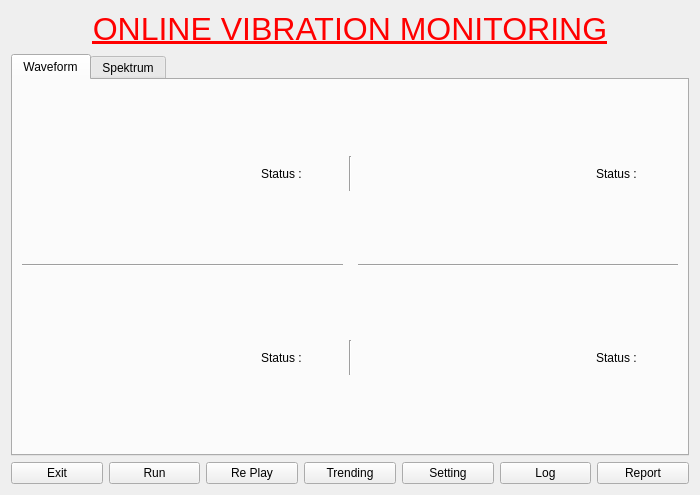
<?xml version="1.0" encoding="UTF-8"?>
<ui version="4.0">
 <class>FrontPage</class>
 <widget class="QWidget" name="FrontPage">
  <property name="geometry">
   <rect>
    <x>0</x>
    <y>0</y>
    <width>700</width>
    <height>495</height>
   </rect>
  </property>
  <property name="windowTitle">
   <string>Form</string>
  </property>
  <layout class="QGridLayout" name="gridLayout">
   <item row="0" column="0" colspan="7">
    <widget class="QLabel" name="label">
     <property name="text">
      <string>&lt;!DOCTYPE HTML PUBLIC &quot;-//W3C//DTD HTML 4.0//EN&quot; &quot;http://www.w3.org/TR/REC-html40/strict.dtd&quot;&gt;
&lt;html&gt;&lt;head&gt;&lt;meta name=&quot;qrichtext&quot; content=&quot;1&quot; /&gt;&lt;style type=&quot;text/css&quot;&gt;
p, li { white-space: pre-wrap; }
&lt;/style&gt;&lt;/head&gt;&lt;body style=&quot; font-family:'Sans Serif'; font-size:9pt; font-weight:400; font-style:normal;&quot;&gt;
&lt;p align=&quot;center&quot; style=&quot; margin-top:0px; margin-bottom:0px; margin-left:0px; margin-right:0px; -qt-block-indent:0; text-indent:0px;&quot;&gt;&lt;span style=&quot; font-size:24pt; text-decoration: underline; color:#ff0000;&quot;&gt;ONLINE VIBRATION MONITORING&lt;/span&gt;&lt;/p&gt;&lt;/body&gt;&lt;/html&gt;</string>
     </property>
    </widget>
   </item>
   <item row="1" column="0" colspan="7">
    <widget class="QTabWidget" name="tabWidget">
     <property name="currentIndex">
      <number>0</number>
     </property>
     <widget class="QWidget" name="tab">
      <attribute name="title">
       <string>Waveform</string>
      </attribute>
      <layout class="QGridLayout" name="gridLayout_2">
       <item row="0" column="0">
        <layout class="QVBoxLayout" name="VL1">
         <item>
          <layout class="QHBoxLayout" name="alarm_layout1">
           <item>
            <spacer name="horizontalSpacer">
             <property name="orientation">
              <enum>Qt::Horizontal</enum>
             </property>
             <property name="sizeHint" stdset="0">
              <size>
               <width>40</width>
               <height>20</height>
              </size>
             </property>
            </spacer>
           </item>
           <item>
            <widget class="QLabel" name="label_2">
             <property name="text">
              <string>Status :</string>
             </property>
            </widget>
           </item>
           <item>
            <widget class="QLabel" name="alarm_1">
             <property name="minimumSize">
              <size>
               <width>35</width>
               <height>35</height>
              </size>
             </property>
             <property name="maximumSize">
              <size>
               <width>35</width>
               <height>35</height>
              </size>
             </property>
             <property name="text">
              <string/>
             </property>
             <property name="pixmap">
              <pixmap resource="../icon.qrc">:/icon/alarm.png</pixmap>
             </property>
             <property name="scaledContents">
              <bool>true</bool>
             </property>
             <property name="alignment">
              <set>Qt::AlignCenter</set>
             </property>
            </widget>
           </item>
          </layout>
         </item>
        </layout>
       </item>
       <item row="0" column="2">
        <layout class="QVBoxLayout" name="VL2">
         <item>
          <layout class="QHBoxLayout" name="alarm_layout2">
           <item>
            <spacer name="horizontalSpacer_2">
             <property name="orientation">
              <enum>Qt::Horizontal</enum>
             </property>
             <property name="sizeHint" stdset="0">
              <size>
               <width>40</width>
               <height>20</height>
              </size>
             </property>
            </spacer>
           </item>
           <item>
            <widget class="QLabel" name="label_3">
             <property name="text">
              <string>Status :</string>
             </property>
            </widget>
           </item>
           <item>
            <widget class="QLabel" name="alarm_2">
             <property name="minimumSize">
              <size>
               <width>35</width>
               <height>35</height>
              </size>
             </property>
             <property name="maximumSize">
              <size>
               <width>35</width>
               <height>35</height>
              </size>
             </property>
             <property name="text">
              <string/>
             </property>
             <property name="pixmap">
              <pixmap resource="../icon.qrc">:/icon/alarm.png</pixmap>
             </property>
             <property name="scaledContents">
              <bool>true</bool>
             </property>
             <property name="alignment">
              <set>Qt::AlignCenter</set>
             </property>
            </widget>
           </item>
          </layout>
         </item>
        </layout>
       </item>
       <item row="2" column="0">
        <layout class="QVBoxLayout" name="VL3">
         <item>
          <layout class="QHBoxLayout" name="alarm_layout3">
           <item>
            <spacer name="horizontalSpacer_3">
             <property name="orientation">
              <enum>Qt::Horizontal</enum>
             </property>
             <property name="sizeHint" stdset="0">
              <size>
               <width>40</width>
               <height>20</height>
              </size>
             </property>
            </spacer>
           </item>
           <item>
            <widget class="QLabel" name="label_4">
             <property name="text">
              <string>Status :</string>
             </property>
            </widget>
           </item>
           <item>
            <widget class="QLabel" name="alarm_3">
             <property name="minimumSize">
              <size>
               <width>35</width>
               <height>35</height>
              </size>
             </property>
             <property name="maximumSize">
              <size>
               <width>35</width>
               <height>35</height>
              </size>
             </property>
             <property name="text">
              <string/>
             </property>
             <property name="pixmap">
              <pixmap resource="../icon.qrc">:/icon/alarm.png</pixmap>
             </property>
             <property name="scaledContents">
              <bool>true</bool>
             </property>
             <property name="alignment">
              <set>Qt::AlignCenter</set>
             </property>
            </widget>
           </item>
          </layout>
         </item>
        </layout>
       </item>
       <item row="2" column="2">
        <layout class="QVBoxLayout" name="VL4">
         <item>
          <layout class="QHBoxLayout" name="alarm_layout4">
           <item>
            <spacer name="horizontalSpacer_4">
             <property name="orientation">
              <enum>Qt::Horizontal</enum>
             </property>
             <property name="sizeHint" stdset="0">
              <size>
               <width>40</width>
               <height>20</height>
              </size>
             </property>
            </spacer>
           </item>
           <item>
            <widget class="QLabel" name="label_5">
             <property name="text">
              <string>Status :</string>
             </property>
            </widget>
           </item>
           <item>
            <widget class="QLabel" name="alarm_4">
             <property name="minimumSize">
              <size>
               <width>35</width>
               <height>35</height>
              </size>
             </property>
             <property name="maximumSize">
              <size>
               <width>35</width>
               <height>35</height>
              </size>
             </property>
             <property name="text">
              <string/>
             </property>
             <property name="pixmap">
              <pixmap resource="../icon.qrc">:/icon/alarm.png</pixmap>
             </property>
             <property name="scaledContents">
              <bool>true</bool>
             </property>
             <property name="alignment">
              <set>Qt::AlignCenter</set>
             </property>
            </widget>
           </item>
          </layout>
         </item>
        </layout>
       </item>
       <item row="2" column="1">
        <widget class="Line" name="line">
         <property name="orientation">
          <enum>Qt::Vertical</enum>
         </property>
        </widget>
       </item>
       <item row="0" column="1">
        <widget class="Line" name="line_2">
         <property name="orientation">
          <enum>Qt::Vertical</enum>
         </property>
        </widget>
       </item>
       <item row="1" column="0">
        <widget class="Line" name="line_3">
         <property name="orientation">
          <enum>Qt::Horizontal</enum>
         </property>
        </widget>
       </item>
       <item row="1" column="2">
        <widget class="Line" name="line_4">
         <property name="orientation">
          <enum>Qt::Horizontal</enum>
         </property>
        </widget>
       </item>
      </layout>
     </widget>
     <widget class="QWidget" name="tab_2">
      <attribute name="title">
       <string>Spektrum</string>
      </attribute>
      <layout class="QGridLayout" name="gridLayout_3">
       <item row="2" column="0">
        <layout class="QVBoxLayout" name="VL7">
         <item>
          <layout class="QHBoxLayout" name="alarm_layout5">
           <item>
            <spacer name="horizontalSpacer_7">
             <property name="orientation">
              <enum>Qt::Horizontal</enum>
             </property>
             <property name="sizeHint" stdset="0">
              <size>
               <width>40</width>
               <height>20</height>
              </size>
             </property>
            </spacer>
           </item>
           <item>
            <widget class="QLabel" name="label_7">
             <property name="text">
              <string>Status :</string>
             </property>
            </widget>
           </item>
           <item>
            <widget class="QLabel" name="alarm_7">
             <property name="minimumSize">
              <size>
               <width>35</width>
               <height>35</height>
              </size>
             </property>
             <property name="maximumSize">
              <size>
               <width>35</width>
               <height>35</height>
              </size>
             </property>
             <property name="text">
              <string/>
             </property>
             <property name="pixmap">
              <pixmap resource="../icon.qrc">:/icon/alarm.png</pixmap>
             </property>
             <property name="scaledContents">
              <bool>true</bool>
             </property>
             <property name="alignment">
              <set>Qt::AlignCenter</set>
             </property>
            </widget>
           </item>
          </layout>
         </item>
        </layout>
       </item>
       <item row="0" column="2">
        <layout class="QVBoxLayout" name="VL6">
         <item>
          <layout class="QHBoxLayout" name="alarm_layout8">
           <item>
            <spacer name="horizontalSpacer_6">
             <property name="orientation">
              <enum>Qt::Horizontal</enum>
             </property>
             <property name="sizeHint" stdset="0">
              <size>
               <width>40</width>
               <height>20</height>
              </size>
             </property>
            </spacer>
           </item>
           <item>
            <widget class="QLabel" name="label_9">
             <property name="text">
              <string>Status :</string>
             </property>
            </widget>
           </item>
           <item>
            <widget class="QLabel" name="alarm_6">
             <property name="minimumSize">
              <size>
               <width>35</width>
               <height>35</height>
              </size>
             </property>
             <property name="maximumSize">
              <size>
               <width>35</width>
               <height>35</height>
              </size>
             </property>
             <property name="text">
              <string/>
             </property>
             <property name="pixmap">
              <pixmap resource="../icon.qrc">:/icon/alarm.png</pixmap>
             </property>
             <property name="scaledContents">
              <bool>true</bool>
             </property>
             <property name="alignment">
              <set>Qt::AlignCenter</set>
             </property>
            </widget>
           </item>
          </layout>
         </item>
        </layout>
       </item>
       <item row="2" column="2">
        <layout class="QVBoxLayout" name="VL8">
         <item>
          <layout class="QHBoxLayout" name="alarm_layout6">
           <item>
            <spacer name="horizontalSpacer_8">
             <property name="orientation">
              <enum>Qt::Horizontal</enum>
             </property>
             <property name="sizeHint" stdset="0">
              <size>
               <width>40</width>
               <height>20</height>
              </size>
             </property>
            </spacer>
           </item>
           <item>
            <widget class="QLabel" name="label_8">
             <property name="text">
              <string>Status :</string>
             </property>
            </widget>
           </item>
           <item>
            <widget class="QLabel" name="alarm_8">
             <property name="minimumSize">
              <size>
               <width>35</width>
               <height>35</height>
              </size>
             </property>
             <property name="maximumSize">
              <size>
               <width>35</width>
               <height>35</height>
              </size>
             </property>
             <property name="text">
              <string/>
             </property>
             <property name="pixmap">
              <pixmap resource="../icon.qrc">:/icon/alarm.png</pixmap>
             </property>
             <property name="scaledContents">
              <bool>true</bool>
             </property>
             <property name="alignment">
              <set>Qt::AlignCenter</set>
             </property>
            </widget>
           </item>
          </layout>
         </item>
        </layout>
       </item>
       <item row="0" column="0">
        <layout class="QVBoxLayout" name="VL5">
         <item>
          <layout class="QHBoxLayout" name="alarm_layout7">
           <item>
            <spacer name="horizontalSpacer_5">
             <property name="orientation">
              <enum>Qt::Horizontal</enum>
             </property>
             <property name="sizeHint" stdset="0">
              <size>
               <width>40</width>
               <height>20</height>
              </size>
             </property>
            </spacer>
           </item>
           <item>
            <widget class="QLabel" name="label_6">
             <property name="text">
              <string>Status :</string>
             </property>
            </widget>
           </item>
           <item>
            <widget class="QLabel" name="alarm_5">
             <property name="minimumSize">
              <size>
               <width>35</width>
               <height>35</height>
              </size>
             </property>
             <property name="maximumSize">
              <size>
               <width>35</width>
               <height>35</height>
              </size>
             </property>
             <property name="text">
              <string/>
             </property>
             <property name="pixmap">
              <pixmap resource="../icon.qrc">:/icon/alarm.png</pixmap>
             </property>
             <property name="scaledContents">
              <bool>true</bool>
             </property>
             <property name="alignment">
              <set>Qt::AlignCenter</set>
             </property>
            </widget>
           </item>
          </layout>
         </item>
        </layout>
       </item>
       <item row="1" column="0">
        <widget class="Line" name="line_5">
         <property name="orientation">
          <enum>Qt::Horizontal</enum>
         </property>
        </widget>
       </item>
       <item row="1" column="2">
        <widget class="Line" name="line_6">
         <property name="orientation">
          <enum>Qt::Horizontal</enum>
         </property>
        </widget>
       </item>
       <item row="0" column="1">
        <widget class="Line" name="line_7">
         <property name="orientation">
          <enum>Qt::Vertical</enum>
         </property>
        </widget>
       </item>
       <item row="2" column="1">
        <widget class="Line" name="line_8">
         <property name="orientation">
          <enum>Qt::Vertical</enum>
         </property>
        </widget>
       </item>
      </layout>
     </widget>
    </widget>
   </item>
   <item row="2" column="0">
    <widget class="QPushButton" name="pb_exit">
     <property name="text">
      <string>Exit</string>
     </property>
    </widget>
   </item>
   <item row="2" column="1">
    <widget class="QPushButton" name="pb_run">
     <property name="text">
      <string>Run</string>
     </property>
    </widget>
   </item>
   <item row="2" column="2">
    <widget class="QPushButton" name="pb_replay">
     <property name="text">
      <string>Re Play</string>
     </property>
    </widget>
   </item>
   <item row="2" column="3">
    <widget class="QPushButton" name="pb_trend">
     <property name="text">
      <string>Trending</string>
     </property>
    </widget>
   </item>
   <item row="2" column="4">
    <widget class="QPushButton" name="pb_setting">
     <property name="text">
      <string>Setting</string>
     </property>
    </widget>
   </item>
   <item row="2" column="5">
    <widget class="QPushButton" name="pb_log">
     <property name="text">
      <string>Log</string>
     </property>
    </widget>
   </item>
   <item row="2" column="6">
    <widget class="QPushButton" name="pb_report">
     <property name="text">
      <string>Report</string>
     </property>
    </widget>
   </item>
  </layout>
 </widget>
 <resources>
  <include location="../icon.qrc"/>
 </resources>
 <connections/>
</ui>
